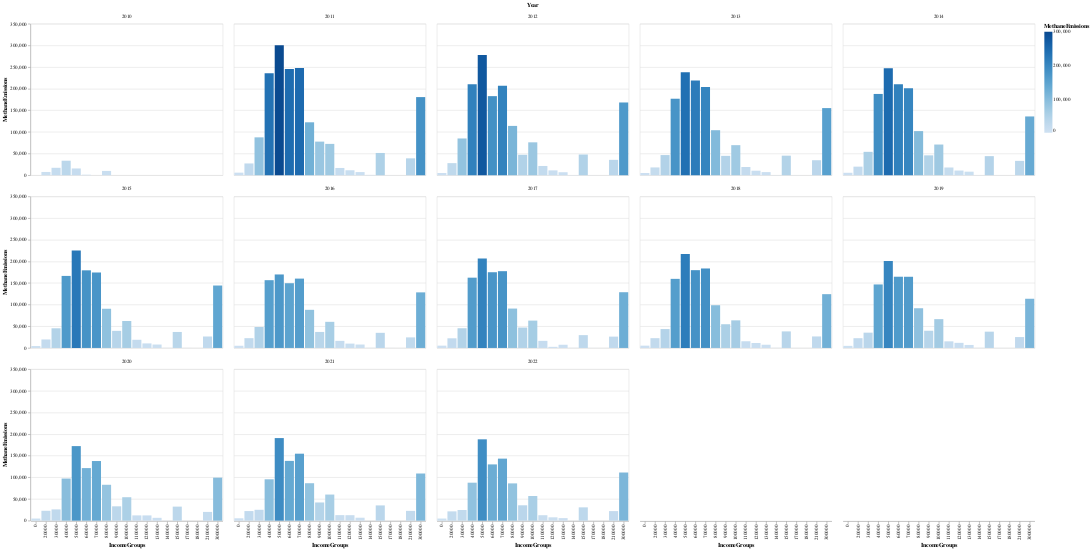

Notebook source saved alongside this figure:
### Code cell
alt.Chart(MethaneEmissions_ByIncome).mark_bar().encode(
    x='IncomeGroups:O',
    y='MethaneEmissions:Q',
    color = 'MethaneEmissions:Q'
).facet(
    facet='Year:O',
    columns=5
)

### Figure 1 — Vega-Lite specification as saved in the notebook (floating-point values rounded to 4 significant figures; data arrays with more than 128 entries replaced by an {"elided": "..."} marker saying what was removed)
{"config": {"view": {"continuousWidth": 400, "continuousHeight": 300}}, "data": {"name": "data-6f58b0efa3f0150f5b6e3808b2902057"}, "facet": {"field": "Year", "type": "ordinal"}, "spec": {"mark": "bar", "encoding": {"color": {"field": "MethaneEmissions", "type": "quantitative"}, "x": {"field": "IncomeGroups", "type": "ordinal"}, "y": {"field": "MethaneEmissions", "type": "quantitative"}}}, "columns": 5, "$schema": "https://vega.github.io/schema/vega-lite/v4.17.0.json", "datasets": {"data-6f58b0efa3f0150f5b6e3808b2902057": {"elided": "230 records"}}}
